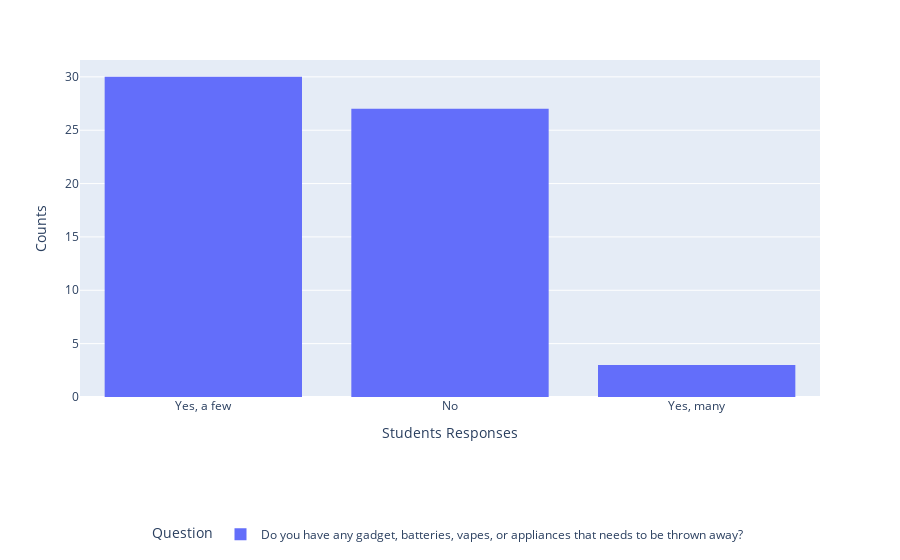

Notebook cell for this chart:
### Code cell
# Chart 1: Do you have any gadget, batteries, vapes, or appliances that needs to be thrown away? 

fig = px.histogram(data['Do you have any gadget, batteries, vapes, or appliances that needs to be thrown away? '])
fig.write_html('Q1_hist.html', include_plotlyjs='cdn')
fig.update_layout(
    xaxis_title="Students Responses",
    yaxis_title="Counts",
    legend_title="Question",
    legend=dict(yanchor='bottom', xanchor='center', y=-0.45, x=0.5, orientation='h')
)

### Figure 1 — Plotly figure (JSON) as saved in the notebook; plotly's stock layout.template omitted (floating-point values rounded to 4 significant figures)
{"data": [{"alignmentgroup": "True", "bingroup": "x", "hovertemplate": "variable=Do you have any gadget, batteries, vapes, or appliances that needs to be thrown away? <br>value=%{x}<br>count=%{y}<extra></extra>", "legendgroup": "Do you have any gadget, batteries, vapes, or appliances that needs to be thrown away? ", "marker": {"color": "#636efa", "pattern": {"shape": ""}}, "name": "Do you have any gadget, batteries, vapes, or appliances that needs to be thrown away? ", "offsetgroup": "Do you have any gadget, batteries, vapes, or appliances that needs to be thrown away? ", "orientation": "v", "showlegend": true, "type": "histogram", "x": ["Yes, a few", "Yes, a few", "No", null, "Yes, a few", "Yes, a few", "No", "Yes, a few", "Yes, a few", "Yes, a few", "Yes, a few", "No", "Yes, a few", "Yes, a few", "Yes, many", "Yes, a few", "No", "Yes, a few", "Yes, a few", "Yes, a few", "No", "Yes, many", "Yes, a few", "Yes, a few", "No", "Yes, a few", "Yes, a few", "No", "Yes, a few", "No", "No", "Yes, a few", "No", "No", "Yes, a few", "Yes, a few", "No", "Yes, a few", "No", "No", "No", "No", "Yes, a few", "No", "Yes, a few", "Yes, a few", "Yes, a few", "Yes, a few", "No", "Yes, many", "No", "No", "No", "No", "No", "Yes, a few", "No", "No", "Yes, a few", "No", "No"], "xaxis": "x", "yaxis": "y"}], "layout": {"barmode": "relative", "legend": {"orientation": "h", "title": {"text": "Question"}, "tracegroupgap": 0, "x": 0.5, "xanchor": "center", "y": -0.45, "yanchor": "bottom"}, "margin": {"t": 60}, "xaxis": {"anchor": "y", "domain": [0, 1], "title": {"text": "Students Responses"}}, "yaxis": {"anchor": "x", "domain": [0, 1], "title": {"text": "Counts"}}}}
